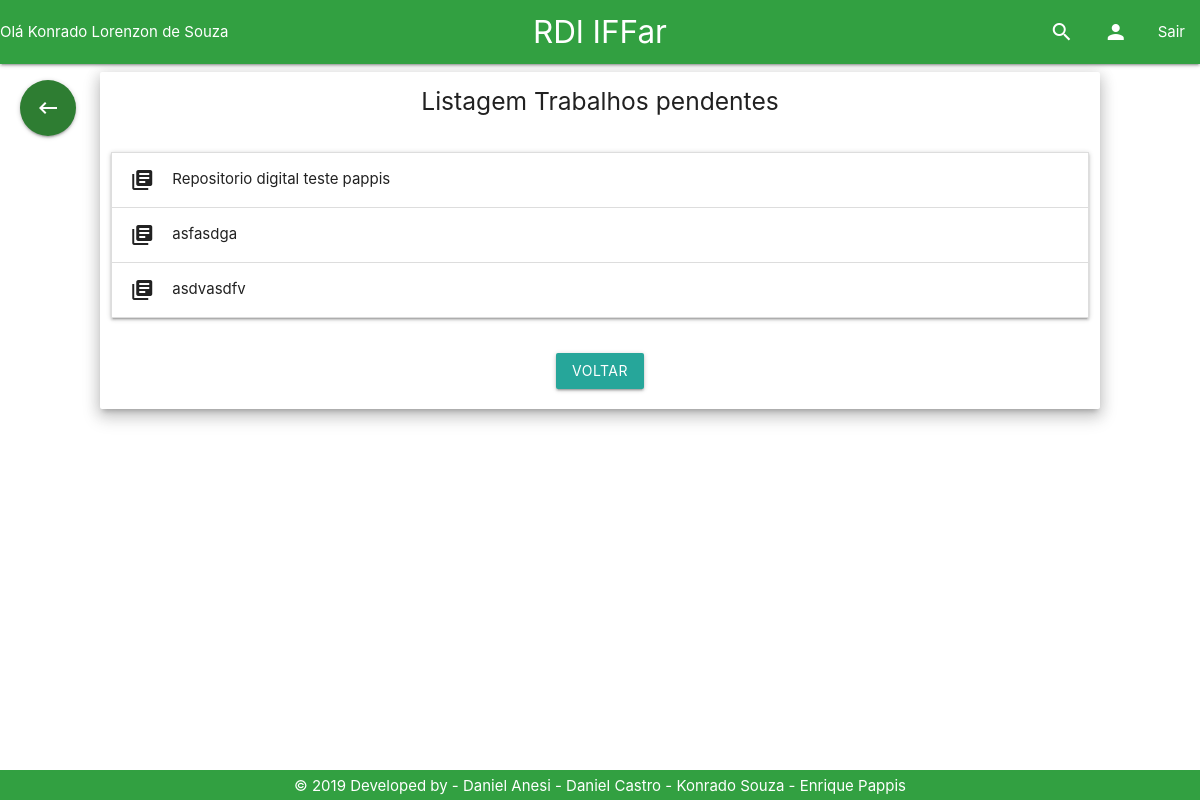
Before: /Tela/trabalhosPendentes.php (signed in) with the older database file.
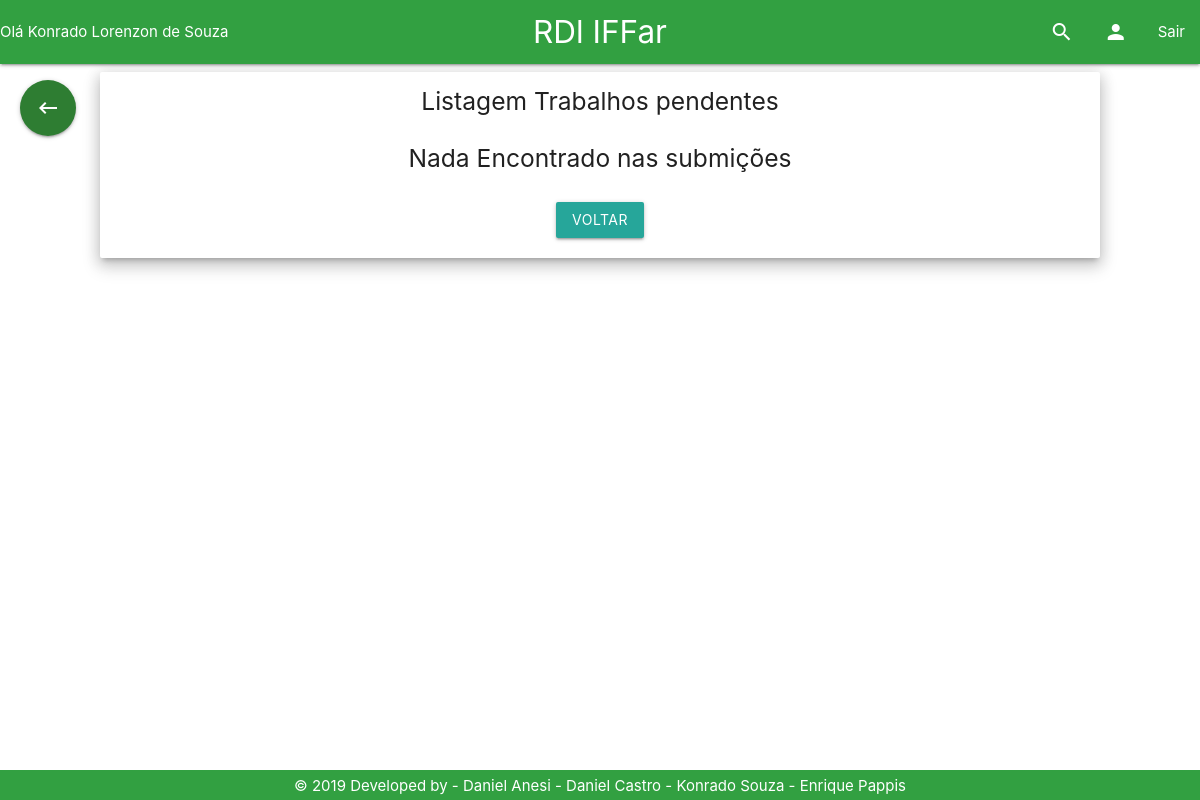
After: the same page with the newer database file.
### tables this page shows
CREATE TABLE `trabalho` (
  `id_trabalho` int(11) NOT NULL,
  `id_usuario` int(11) NOT NULL,
  `nome` varchar(200) NOT NULL,
  `resumo` varchar(4500) NOT NULL,
  `categoria` varchar(20) NOT NULL,
  `autores` varchar(200) NOT NULL,
  `orientadores` varchar(200) DEFAULT NULL,
  `coorientadores` varchar(200) DEFAULT NULL,
  `palavras_chave` varchar(100) NOT NULL,
  `data_submissao` varchar(40) DEFAULT NULL,
  `caminho` varchar(80) NOT NULL,
  `id_turma` int(11) NOT NULL,
  `numero_acessos` int(11) DEFAULT NULL,
  `numero_downloads` int(11) DEFAULT NULL,
  `publicado` int(1) NOT NULL DEFAULT 0
);

### Controle/trabalhoPDO.php (called while the page is built, shortened)
<?php
if (realpath('./index.php')) {
    include_once './Controle/conexao.php';
    include_once './Controle/usuarioPDO.php';
    include_once './Modelo/Trabalho.php';
    include_once './Modelo/Usuario.php';
    include_once './Modelo/Email.php';
} else {
    if (realpath('../index.php')) {
        include_once '../Modelo/Trabalho.php';
    }
}
class TrabalhoPDO
{
    public function selectTrabalhoPendente() {
        $con = new conexao();
        $pdo = $con->getConexao();
        $stmt = $pdo->prepare('select * from trabalho where publicado = 0 ORDER BY id_trabalho desc;');
        $stmt->execute();
        if ($stmt->rowCount() > 0) {
            return $stmt;
        } else {
            return false;
        }
    }
}

### Modelo/Trabalho.php (called while the page is built, shortened)
<?php
class trabalho{
private $nome;
public function __construct() {
    if (func_num_args() != 0) {
        $atributos = func_get_args()[0];
        }
    }
     public function getNome(){
         return $this->nome;
     }
}

### Tela/trabalhosPendentes.php (the view, shortened to what this page needs)
<!DOCTYPE html>
<?php
    include_once '../Base/header.php';
    include_once '../Controle/trabalhoPDO.php';
    include_once '../Modelo/Trabalho.php';
    $trabalhoListar = new trabalhoPDO();
    $sql = $trabalhoListar->selectTrabalhoPendente();
?>
<html>
<body>
<main>
    <div class="row center">
        <div class="card z-depth-3 col s12 m12 l10 offset-l1">
            <div class="row">
                <h5 class="center">Listagem Trabalhos pendentes</h5>
            </div>
            <div class="row">
                <?php
                    if ($sql) {
                ?>
                <div class="col l12">
                    <ul class="collapsible">
                        <?php
                            while ($resultado = $sql->fetch()) {
                                $tr = new trabalho($resultado);
                                ?>
                                <li>
                                    <div class="collapsible-header"><i
                                                class="material-icons">library_books</i><?php echo $tr->getNome(); ?>
                                    </div>
                                </li>
                                <?php
                            }
                        ?>
                    </ul>
                </div>
            <?php
                } else {
                echo "<h5>Nada Encontrado nas submições</h5>";
            }
            ?>
            </div>
            <div class="row">
                <a href="../index.php" class="btn waves-effect">Voltar</a>
            </div>
        </div>
    </div>
</main>
<?php
    include_once '../Base/footer.php';
?>
</body>
</html>

Changed rows visible on the page:
removed trabalho: nome "Repositorio digital teste pappis"
removed trabalho: nome "asfasdga"
removed trabalho: nome "asdvasdfv"
Other visible differences:
text now shown: "Nada Encontrado nas submições"
